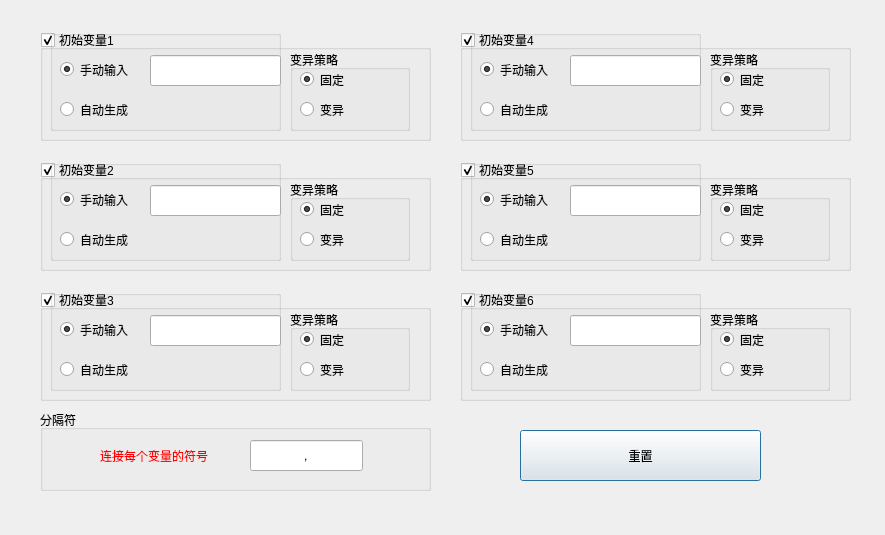
<?xml version="1.0" encoding="UTF-8"?>
<ui version="4.0">
    <class>Dialog</class>
    <widget class="QDialog" name="Dialog">
        <property name="geometry">
            <rect>
                <x>0</x>
                <y>0</y>
                <width>885</width>
                <height>535</height>
            </rect>
        </property>
        <property name="windowTitle">
            <string>Dialog</string>
        </property>
        <widget class="QGroupBox" name="variableGroup1">
            <property name="geometry">
                <rect>
                    <x>40</x>
                    <y>30</y>
                    <width>391</width>
                    <height>111</height>
                </rect>
            </property>
            <property name="title">
                <string>初始变量1</string>
            </property>
            <property name="flat">
                <bool>false</bool>
            </property>
            <property name="checkable">
                <bool>true</bool>
            </property>
            <property name="checked">
                <bool>true</bool>
            </property>
            <widget class="QGroupBox" name="mutateGroup1">
                <property name="geometry">
                    <rect>
                        <x>250</x>
                        <y>20</y>
                        <width>120</width>
                        <height>81</height>
                    </rect>
                </property>
                <property name="title">
                    <string>变异策略</string>
                </property>
                <widget class="QRadioButton" name="mutateRBtn1">
                    <property name="geometry">
                        <rect>
                            <x>10</x>
                            <y>50</y>
                            <width>115</width>
                            <height>19</height>
                        </rect>
                    </property>
                    <property name="text">
                        <string>变异</string>
                    </property>
                    <property name="autoExclusive">
                        <bool>true</bool>
                    </property>
                </widget>
                <widget class="QRadioButton" name="fixedRBtn1">
                    <property name="geometry">
                        <rect>
                            <x>10</x>
                            <y>20</y>
                            <width>115</width>
                            <height>19</height>
                        </rect>
                    </property>
                    <property name="text">
                        <string>固定</string>
                    </property>
                    <property name="checked">
                        <bool>true</bool>
                    </property>
                    <property name="autoExclusive">
                        <bool>true</bool>
                    </property>
                </widget>
            </widget>
            <widget class="QGroupBox" name="inputGroup1">
                <property name="enabled">
                    <bool>true</bool>
                </property>
                <property name="geometry">
                    <rect>
                        <x>10</x>
                        <y>0</y>
                        <width>231</width>
                        <height>101</height>
                    </rect>
                </property>
                <property name="mouseTracking">
                    <bool>false</bool>
                </property>
                <property name="tabletTracking">
                    <bool>false</bool>
                </property>
                <property name="acceptDrops">
                    <bool>false</bool>
                </property>
                <property name="autoFillBackground">
                    <bool>false</bool>
                </property>
                <property name="title">
                    <string/>
                </property>
                <property name="flat">
                    <bool>true</bool>
                </property>
                <widget class="QRadioButton" name="manualRBtn1">
                    <property name="geometry">
                        <rect>
                            <x>10</x>
                            <y>30</y>
                            <width>115</width>
                            <height>19</height>
                        </rect>
                    </property>
                    <property name="text">
                        <string>手动输入</string>
                    </property>
                    <property name="checkable">
                        <bool>true</bool>
                    </property>
                    <property name="checked">
                        <bool>true</bool>
                    </property>
                    <property name="autoExclusive">
                        <bool>true</bool>
                    </property>
                </widget>
                <widget class="QRadioButton" name="autoRBtn1">
                    <property name="geometry">
                        <rect>
                            <x>10</x>
                            <y>70</y>
                            <width>115</width>
                            <height>19</height>
                        </rect>
                    </property>
                    <property name="text">
                        <string>自动生成</string>
                    </property>
                    <property name="checked">
                        <bool>false</bool>
                    </property>
                    <property name="autoExclusive">
                        <bool>true</bool>
                    </property>
                </widget>
                <widget class="QLineEdit" name="variableInput1">
                    <property name="geometry">
                        <rect>
                            <x>100</x>
                            <y>25</y>
                            <width>131</width>
                            <height>31</height>
                        </rect>
                    </property>
                    <property name="toolTip">
                        <string>&lt;html&gt;&lt;head/&gt;&lt;body&gt;&lt;p&gt;输入初始变量1&lt;/p&gt;&lt;/body&gt;&lt;/html&gt;</string>
                    </property>
                    <property name="styleSheet">
                        <string notr="true"/>
                    </property>
                    <property name="text">
                        <string/>
                    </property>
                </widget>
            </widget>
        </widget>
        <widget class="QGroupBox" name="DelimiterGroup">
            <property name="geometry">
                <rect>
                    <x>40</x>
                    <y>410</y>
                    <width>391</width>
                    <height>81</height>
                </rect>
            </property>
            <property name="title">
                <string>分隔符</string>
            </property>
            <widget class="QLineEdit" name="Delimiter">
                <property name="geometry">
                    <rect>
                        <x>210</x>
                        <y>30</y>
                        <width>113</width>
                        <height>31</height>
                    </rect>
                </property>
                <property name="text">
                    <string>,</string>
                </property>
                <property name="alignment">
                    <set>Qt::AlignCenter</set>
                </property>
            </widget>
            <widget class="QLabel" name="tip">
                <property name="geometry">
                    <rect>
                        <x>60</x>
                        <y>30</y>
                        <width>141</width>
                        <height>31</height>
                    </rect>
                </property>
                <property name="styleSheet">
                    <string notr="true">color:rgb(255, 0, 0)</string>
                </property>
                <property name="text">
                    <string>连接每个变量的符号</string>
                </property>
            </widget>
        </widget>
        <widget class="QPushButton" name="resetBtn">
            <property name="geometry">
                <rect>
                    <x>520</x>
                    <y>430</y>
                    <width>241</width>
                    <height>51</height>
                </rect>
            </property>
            <property name="text">
                <string>重置</string>
            </property>
        </widget>
        <widget class="QGroupBox" name="variableGroup2">
            <property name="geometry">
                <rect>
                    <x>40</x>
                    <y>160</y>
                    <width>391</width>
                    <height>111</height>
                </rect>
            </property>
            <property name="title">
                <string>初始变量2</string>
            </property>
            <property name="flat">
                <bool>false</bool>
            </property>
            <property name="checkable">
                <bool>true</bool>
            </property>
            <property name="checked">
                <bool>true</bool>
            </property>
            <widget class="QGroupBox" name="mutateGroup2">
                <property name="geometry">
                    <rect>
                        <x>250</x>
                        <y>20</y>
                        <width>120</width>
                        <height>81</height>
                    </rect>
                </property>
                <property name="title">
                    <string>变异策略</string>
                </property>
                <widget class="QRadioButton" name="mutateRBtn2">
                    <property name="geometry">
                        <rect>
                            <x>10</x>
                            <y>50</y>
                            <width>115</width>
                            <height>19</height>
                        </rect>
                    </property>
                    <property name="text">
                        <string>变异</string>
                    </property>
                    <property name="autoExclusive">
                        <bool>true</bool>
                    </property>
                </widget>
                <widget class="QRadioButton" name="fixedRBtn2">
                    <property name="geometry">
                        <rect>
                            <x>10</x>
                            <y>20</y>
                            <width>115</width>
                            <height>19</height>
                        </rect>
                    </property>
                    <property name="text">
                        <string>固定</string>
                    </property>
                    <property name="checked">
                        <bool>true</bool>
                    </property>
                    <property name="autoExclusive">
                        <bool>true</bool>
                    </property>
                </widget>
            </widget>
            <widget class="QGroupBox" name="inputGroup2">
                <property name="enabled">
                    <bool>true</bool>
                </property>
                <property name="geometry">
                    <rect>
                        <x>10</x>
                        <y>0</y>
                        <width>231</width>
                        <height>101</height>
                    </rect>
                </property>
                <property name="mouseTracking">
                    <bool>false</bool>
                </property>
                <property name="tabletTracking">
                    <bool>false</bool>
                </property>
                <property name="acceptDrops">
                    <bool>false</bool>
                </property>
                <property name="autoFillBackground">
                    <bool>false</bool>
                </property>
                <property name="title">
                    <string/>
                </property>
                <property name="flat">
                    <bool>true</bool>
                </property>
                <widget class="QRadioButton" name="manualRBtn2">
                    <property name="geometry">
                        <rect>
                            <x>10</x>
                            <y>30</y>
                            <width>115</width>
                            <height>19</height>
                        </rect>
                    </property>
                    <property name="text">
                        <string>手动输入</string>
                    </property>
                    <property name="checkable">
                        <bool>true</bool>
                    </property>
                    <property name="checked">
                        <bool>true</bool>
                    </property>
                    <property name="autoExclusive">
                        <bool>true</bool>
                    </property>
                </widget>
                <widget class="QRadioButton" name="autoRBtn2">
                    <property name="geometry">
                        <rect>
                            <x>10</x>
                            <y>70</y>
                            <width>115</width>
                            <height>19</height>
                        </rect>
                    </property>
                    <property name="text">
                        <string>自动生成</string>
                    </property>
                    <property name="checked">
                        <bool>false</bool>
                    </property>
                    <property name="autoExclusive">
                        <bool>true</bool>
                    </property>
                </widget>
                <widget class="QLineEdit" name="variableInput2">
                    <property name="geometry">
                        <rect>
                            <x>100</x>
                            <y>25</y>
                            <width>131</width>
                            <height>31</height>
                        </rect>
                    </property>
                    <property name="toolTip">
                        <string>&lt;html&gt;&lt;head/&gt;&lt;body&gt;&lt;p&gt;输入初始变量1&lt;/p&gt;&lt;/body&gt;&lt;/html&gt;</string>
                    </property>
                    <property name="styleSheet">
                        <string notr="true"/>
                    </property>
                    <property name="text">
                        <string/>
                    </property>
                </widget>
            </widget>
        </widget>
        <widget class="QGroupBox" name="variableGroup3">
            <property name="geometry">
                <rect>
                    <x>40</x>
                    <y>290</y>
                    <width>391</width>
                    <height>111</height>
                </rect>
            </property>
            <property name="title">
                <string>初始变量3</string>
            </property>
            <property name="flat">
                <bool>false</bool>
            </property>
            <property name="checkable">
                <bool>true</bool>
            </property>
            <property name="checked">
                <bool>true</bool>
            </property>
            <widget class="QGroupBox" name="mutateGroup3">
                <property name="geometry">
                    <rect>
                        <x>250</x>
                        <y>20</y>
                        <width>120</width>
                        <height>81</height>
                    </rect>
                </property>
                <property name="title">
                    <string>变异策略</string>
                </property>
                <widget class="QRadioButton" name="mutateRBtn3">
                    <property name="geometry">
                        <rect>
                            <x>10</x>
                            <y>50</y>
                            <width>115</width>
                            <height>19</height>
                        </rect>
                    </property>
                    <property name="text">
                        <string>变异</string>
                    </property>
                    <property name="autoExclusive">
                        <bool>true</bool>
                    </property>
                </widget>
                <widget class="QRadioButton" name="fixedRBtn3">
                    <property name="geometry">
                        <rect>
                            <x>10</x>
                            <y>20</y>
                            <width>115</width>
                            <height>19</height>
                        </rect>
                    </property>
                    <property name="text">
                        <string>固定</string>
                    </property>
                    <property name="checked">
                        <bool>true</bool>
                    </property>
                    <property name="autoExclusive">
                        <bool>true</bool>
                    </property>
                </widget>
            </widget>
            <widget class="QGroupBox" name="inputGroup3">
                <property name="enabled">
                    <bool>true</bool>
                </property>
                <property name="geometry">
                    <rect>
                        <x>10</x>
                        <y>0</y>
                        <width>231</width>
                        <height>101</height>
                    </rect>
                </property>
                <property name="mouseTracking">
                    <bool>false</bool>
                </property>
                <property name="tabletTracking">
                    <bool>false</bool>
                </property>
                <property name="acceptDrops">
                    <bool>false</bool>
                </property>
                <property name="autoFillBackground">
                    <bool>false</bool>
                </property>
                <property name="title">
                    <string/>
                </property>
                <property name="flat">
                    <bool>true</bool>
                </property>
                <widget class="QRadioButton" name="manualRBtn3">
                    <property name="geometry">
                        <rect>
                            <x>10</x>
                            <y>30</y>
                            <width>115</width>
                            <height>19</height>
                        </rect>
                    </property>
                    <property name="text">
                        <string>手动输入</string>
                    </property>
                    <property name="checkable">
                        <bool>true</bool>
                    </property>
                    <property name="checked">
                        <bool>true</bool>
                    </property>
                    <property name="autoExclusive">
                        <bool>true</bool>
                    </property>
                </widget>
                <widget class="QRadioButton" name="autoRBtn3">
                    <property name="geometry">
                        <rect>
                            <x>10</x>
                            <y>70</y>
                            <width>115</width>
                            <height>19</height>
                        </rect>
                    </property>
                    <property name="text">
                        <string>自动生成</string>
                    </property>
                    <property name="checked">
                        <bool>false</bool>
                    </property>
                    <property name="autoExclusive">
                        <bool>true</bool>
                    </property>
                </widget>
                <widget class="QLineEdit" name="variableInput3">
                    <property name="geometry">
                        <rect>
                            <x>100</x>
                            <y>25</y>
                            <width>131</width>
                            <height>31</height>
                        </rect>
                    </property>
                    <property name="toolTip">
                        <string>&lt;html&gt;&lt;head/&gt;&lt;body&gt;&lt;p&gt;输入初始变量1&lt;/p&gt;&lt;/body&gt;&lt;/html&gt;</string>
                    </property>
                    <property name="styleSheet">
                        <string notr="true"/>
                    </property>
                    <property name="text">
                        <string/>
                    </property>
                </widget>
            </widget>
        </widget>
        <widget class="QGroupBox" name="variableGroup4">
            <property name="geometry">
                <rect>
                    <x>460</x>
                    <y>30</y>
                    <width>391</width>
                    <height>111</height>
                </rect>
            </property>
            <property name="title">
                <string>初始变量4</string>
            </property>
            <property name="flat">
                <bool>false</bool>
            </property>
            <property name="checkable">
                <bool>true</bool>
            </property>
            <property name="checked">
                <bool>true</bool>
            </property>
            <widget class="QGroupBox" name="mutateGroup4">
                <property name="geometry">
                    <rect>
                        <x>250</x>
                        <y>20</y>
                        <width>120</width>
                        <height>81</height>
                    </rect>
                </property>
                <property name="title">
                    <string>变异策略</string>
                </property>
                <widget class="QRadioButton" name="mutateRBtn4">
                    <property name="geometry">
                        <rect>
                            <x>10</x>
                            <y>50</y>
                            <width>115</width>
                            <height>19</height>
                        </rect>
                    </property>
                    <property name="text">
                        <string>变异</string>
                    </property>
                    <property name="autoExclusive">
                        <bool>true</bool>
                    </property>
                </widget>
                <widget class="QRadioButton" name="fixedRBtn4">
                    <property name="geometry">
                        <rect>
                            <x>10</x>
                            <y>20</y>
                            <width>115</width>
                            <height>19</height>
                        </rect>
                    </property>
                    <property name="text">
                        <string>固定</string>
                    </property>
                    <property name="checked">
                        <bool>true</bool>
                    </property>
                    <property name="autoExclusive">
                        <bool>true</bool>
                    </property>
                </widget>
            </widget>
            <widget class="QGroupBox" name="inputGroup4">
                <property name="enabled">
                    <bool>true</bool>
                </property>
                <property name="geometry">
                    <rect>
                        <x>10</x>
                        <y>0</y>
                        <width>231</width>
                        <height>101</height>
                    </rect>
                </property>
                <property name="mouseTracking">
                    <bool>false</bool>
                </property>
                <property name="tabletTracking">
                    <bool>false</bool>
                </property>
                <property name="acceptDrops">
                    <bool>false</bool>
                </property>
                <property name="autoFillBackground">
                    <bool>false</bool>
                </property>
                <property name="title">
                    <string/>
                </property>
                <property name="flat">
                    <bool>true</bool>
                </property>
                <widget class="QRadioButton" name="manualRBtn4">
                    <property name="geometry">
                        <rect>
                            <x>10</x>
                            <y>30</y>
                            <width>115</width>
                            <height>19</height>
                        </rect>
                    </property>
                    <property name="text">
                        <string>手动输入</string>
                    </property>
                    <property name="checkable">
                        <bool>true</bool>
                    </property>
                    <property name="checked">
                        <bool>true</bool>
                    </property>
                    <property name="autoExclusive">
                        <bool>true</bool>
                    </property>
                </widget>
                <widget class="QRadioButton" name="autoRBtn4">
                    <property name="geometry">
                        <rect>
                            <x>10</x>
                            <y>70</y>
                            <width>115</width>
                            <height>19</height>
                        </rect>
                    </property>
                    <property name="text">
                        <string>自动生成</string>
                    </property>
                    <property name="checked">
                        <bool>false</bool>
                    </property>
                    <property name="autoExclusive">
                        <bool>true</bool>
                    </property>
                </widget>
                <widget class="QLineEdit" name="variableInput4">
                    <property name="geometry">
                        <rect>
                            <x>100</x>
                            <y>25</y>
                            <width>131</width>
                            <height>31</height>
                        </rect>
                    </property>
                    <property name="toolTip">
                        <string>&lt;html&gt;&lt;head/&gt;&lt;body&gt;&lt;p&gt;输入初始变量1&lt;/p&gt;&lt;/body&gt;&lt;/html&gt;</string>
                    </property>
                    <property name="styleSheet">
                        <string notr="true"/>
                    </property>
                    <property name="text">
                        <string/>
                    </property>
                </widget>
            </widget>
        </widget>
        <widget class="QGroupBox" name="variableGroup5">
            <property name="geometry">
                <rect>
                    <x>460</x>
                    <y>160</y>
                    <width>391</width>
                    <height>111</height>
                </rect>
            </property>
            <property name="title">
                <string>初始变量5</string>
            </property>
            <property name="flat">
                <bool>false</bool>
            </property>
            <property name="checkable">
                <bool>true</bool>
            </property>
            <property name="checked">
                <bool>true</bool>
            </property>
            <widget class="QGroupBox" name="mutateGroup5">
                <property name="geometry">
                    <rect>
                        <x>250</x>
                        <y>20</y>
                        <width>120</width>
                        <height>81</height>
                    </rect>
                </property>
                <property name="title">
                    <string>变异策略</string>
                </property>
                <widget class="QRadioButton" name="mutateRBtn5">
                    <property name="geometry">
                        <rect>
                            <x>10</x>
                            <y>50</y>
                            <width>115</width>
                            <height>19</height>
                        </rect>
                    </property>
                    <property name="text">
                        <string>变异</string>
                    </property>
                    <property name="autoExclusive">
                        <bool>true</bool>
                    </property>
                </widget>
                <widget class="QRadioButton" name="fixedRBtn5">
                    <property name="geometry">
                        <rect>
                            <x>10</x>
                            <y>20</y>
                            <width>115</width>
                            <height>19</height>
                        </rect>
                    </property>
                    <property name="text">
                        <string>固定</string>
                    </property>
                    <property name="checked">
                        <bool>true</bool>
                    </property>
                    <property name="autoExclusive">
                        <bool>true</bool>
                    </property>
                </widget>
            </widget>
            <widget class="QGroupBox" name="inputGroup5">
                <property name="enabled">
                    <bool>true</bool>
                </property>
                <property name="geometry">
                    <rect>
                        <x>10</x>
                        <y>0</y>
                        <width>231</width>
                        <height>101</height>
                    </rect>
                </property>
                <property name="mouseTracking">
                    <bool>false</bool>
                </property>
                <property name="tabletTracking">
                    <bool>false</bool>
                </property>
                <property name="acceptDrops">
                    <bool>false</bool>
                </property>
                <property name="autoFillBackground">
                    <bool>false</bool>
                </property>
                <property name="title">
                    <string/>
                </property>
                <property name="flat">
                    <bool>true</bool>
                </property>
                <widget class="QRadioButton" name="manualRBtn5">
                    <property name="geometry">
                        <rect>
                            <x>10</x>
                            <y>30</y>
                            <width>115</width>
                            <height>19</height>
                        </rect>
                    </property>
                    <property name="text">
                        <string>手动输入</string>
                    </property>
                    <property name="checkable">
                        <bool>true</bool>
                    </property>
                    <property name="checked">
                        <bool>true</bool>
                    </property>
                    <property name="autoExclusive">
                        <bool>true</bool>
                    </property>
                </widget>
                <widget class="QRadioButton" name="autoRBtn5">
                    <property name="geometry">
                        <rect>
                            <x>10</x>
                            <y>70</y>
                            <width>115</width>
                            <height>19</height>
                        </rect>
                    </property>
                    <property name="text">
                        <string>自动生成</string>
                    </property>
                    <property name="checked">
                        <bool>false</bool>
                    </property>
                    <property name="autoExclusive">
                        <bool>true</bool>
                    </property>
                </widget>
                <widget class="QLineEdit" name="variableInput5">
                    <property name="geometry">
                        <rect>
                            <x>100</x>
                            <y>25</y>
                            <width>131</width>
                            <height>31</height>
                        </rect>
                    </property>
                    <property name="toolTip">
                        <string>&lt;html&gt;&lt;head/&gt;&lt;body&gt;&lt;p&gt;输入初始变量1&lt;/p&gt;&lt;/body&gt;&lt;/html&gt;</string>
                    </property>
                    <property name="styleSheet">
                        <string notr="true"/>
                    </property>
                    <property name="text">
                        <string/>
                    </property>
                </widget>
            </widget>
        </widget>
        <widget class="QGroupBox" name="variableGroup6">
            <property name="geometry">
                <rect>
                    <x>460</x>
                    <y>290</y>
                    <width>391</width>
                    <height>111</height>
                </rect>
            </property>
            <property name="title">
                <string>初始变量6</string>
            </property>
            <property name="flat">
                <bool>false</bool>
            </property>
            <property name="checkable">
                <bool>true</bool>
            </property>
            <property name="checked">
                <bool>true</bool>
            </property>
            <widget class="QGroupBox" name="mutateGroup6">
                <property name="geometry">
                    <rect>
                        <x>250</x>
                        <y>20</y>
                        <width>120</width>
                        <height>81</height>
                    </rect>
                </property>
                <property name="title">
                    <string>变异策略</string>
                </property>
                <widget class="QRadioButton" name="mutateRBtn6">
                    <property name="geometry">
                        <rect>
                            <x>10</x>
                            <y>50</y>
                            <width>115</width>
                            <height>19</height>
                        </rect>
                    </property>
                    <property name="text">
                        <string>变异</string>
                    </property>
                    <property name="autoExclusive">
                        <bool>true</bool>
                    </property>
                </widget>
                <widget class="QRadioButton" name="fixedRBtn6">
                    <property name="geometry">
                        <rect>
                            <x>10</x>
                            <y>20</y>
                            <width>115</width>
                            <height>19</height>
                        </rect>
                    </property>
                    <property name="text">
                        <string>固定</string>
                    </property>
                    <property name="checked">
                        <bool>true</bool>
                    </property>
                    <property name="autoExclusive">
                        <bool>true</bool>
                    </property>
                </widget>
            </widget>
            <widget class="QGroupBox" name="inputGroup6">
                <property name="enabled">
                    <bool>true</bool>
                </property>
                <property name="geometry">
                    <rect>
                        <x>10</x>
                        <y>0</y>
                        <width>231</width>
                        <height>101</height>
                    </rect>
                </property>
                <property name="font">
                    <font>
                        <kerning>false</kerning>
                    </font>
                </property>
                <property name="mouseTracking">
                    <bool>false</bool>
                </property>
                <property name="tabletTracking">
                    <bool>false</bool>
                </property>
                <property name="acceptDrops">
                    <bool>false</bool>
                </property>
                <property name="autoFillBackground">
                    <bool>false</bool>
                </property>
                <property name="title">
                    <string/>
                </property>
                <property name="flat">
                    <bool>true</bool>
                </property>
                <widget class="QRadioButton" name="manualRBtn6">
                    <property name="geometry">
                        <rect>
                            <x>10</x>
                            <y>30</y>
                            <width>115</width>
                            <height>19</height>
                        </rect>
                    </property>
                    <property name="text">
                        <string>手动输入</string>
                    </property>
                    <property name="checkable">
                        <bool>true</bool>
                    </property>
                    <property name="checked">
                        <bool>true</bool>
                    </property>
                    <property name="autoExclusive">
                        <bool>true</bool>
                    </property>
                </widget>
                <widget class="QRadioButton" name="autoRBtn6">
                    <property name="geometry">
                        <rect>
                            <x>10</x>
                            <y>70</y>
                            <width>115</width>
                            <height>19</height>
                        </rect>
                    </property>
                    <property name="text">
                        <string>自动生成</string>
                    </property>
                    <property name="checked">
                        <bool>false</bool>
                    </property>
                    <property name="autoExclusive">
                        <bool>true</bool>
                    </property>
                </widget>
                <widget class="QLineEdit" name="variableInput6">
                    <property name="geometry">
                        <rect>
                            <x>100</x>
                            <y>25</y>
                            <width>131</width>
                            <height>31</height>
                        </rect>
                    </property>
                    <property name="toolTip">
                        <string>&lt;html&gt;&lt;head/&gt;&lt;body&gt;&lt;p&gt;输入初始变量1&lt;/p&gt;&lt;/body&gt;&lt;/html&gt;</string>
                    </property>
                    <property name="styleSheet">
                        <string notr="true"/>
                    </property>
                    <property name="text">
                        <string/>
                    </property>
                </widget>
            </widget>
        </widget>
    </widget>
    <resources/>
    <connections/>
</ui>
